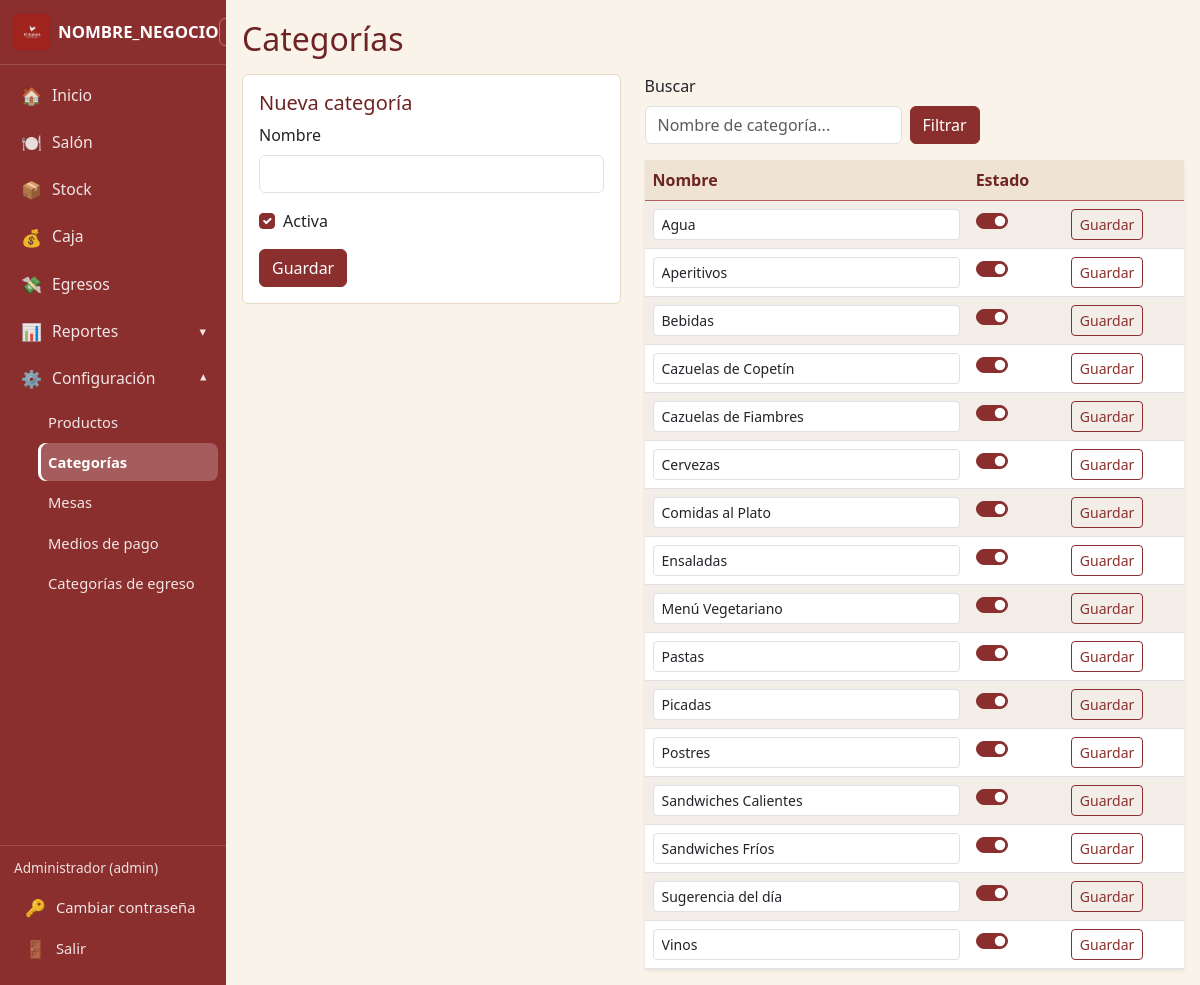
The app's page /DEPLOY_HOSTINGER/categorias/listar.php (signed in) with its own data.
### tables this page shows
CREATE TABLE IF NOT EXISTS categorias (
    id INT UNSIGNED AUTO_INCREMENT PRIMARY KEY,
    nombre VARCHAR(100) NOT NULL,
    activo TINYINT(1) NOT NULL DEFAULT 1
);

### DEPLOY_HOSTINGER/includes/functions.php (called while the page is built, shortened)
<?php
function h(?string $texto): string
{
    return htmlspecialchars($texto ?? '', ENT_QUOTES, 'UTF-8');
}

### DEPLOY_HOSTINGER/categorias/listar.php (the view, shortened to what this page needs)
<?php
require_once __DIR__ . '/../includes/functions.php';
$pdo = obtenerConexion();
$texto = trim($_GET['q'] ?? '');
if ($texto !== '') {
    $stmt = $pdo->prepare('SELECT * FROM categorias WHERE nombre LIKE ? ORDER BY nombre');
    $stmt->execute(['%' . $texto . '%']);
    $categorias = $stmt->fetchAll();
} else {
    $categorias = $pdo->query('SELECT * FROM categorias ORDER BY nombre')->fetchAll();
}
require __DIR__ . '/../includes/header.php';
?>
<h2 class="mb-3">Categorías</h2>
<div class="row">
  <div class="col-md-5 mb-4">
    <div class="card">
      <div class="card-body">
        <h5 class="card-title">Nueva categoría</h5>
        <form method="post" action="listar.php">
          <div class="mb-3">
            <label class="form-label">Nombre</label>
            <input type="text" name="nombre" class="form-control" required>
          </div>
          <div class="form-check mb-3">
            <input type="checkbox" name="activo" class="form-check-input" id="activoNueva" checked>
            <label class="form-check-label" for="activoNueva">Activa</label>
          </div>
          <button type="submit" class="btn btn-primary">Guardar</button>
        </form>
      </div>
    </div>
  </div>
  <div class="col-md-7">
    <form method="get" action="listar.php" class="row g-2 align-items-end mb-3">
      <div class="col-auto">
        <label class="form-label">Buscar</label>
        <input type="text" name="q" value="<?= h($texto) ?>" class="form-control" placeholder="Nombre de categoría...">
      </div>
      <div class="col-auto">
        <button type="submit" class="btn btn-primary">Filtrar</button>
      </div>
    </form>
    <table class="table table-striped bg-white shadow-sm">
      <thead><tr><th>Nombre</th><th>Estado</th><th></th></tr></thead>
      <tbody>
        <?php foreach ($categorias as $c): $formId = 'form_cat_' . (int)$c['id']; ?>
        <tr>
          <td>
            <input form="<?= $formId ?>" type="text" name="nombre" value="<?= h($c['nombre']) ?>" class="form-control form-control-sm">
          </td>
          <td>
            <div class="form-check form-switch">
              <input form="<?= $formId ?>" type="checkbox" name="activo" class="form-check-input" <?= $c['activo'] ? 'checked' : '' ?>>
            </div>
          </td>
          <td>
            <button type="submit" form="<?= $formId ?>" class="btn btn-sm btn-outline-primary">Guardar</button>
          </td>
        </tr>
        <?php endforeach; ?>
      </tbody>
    </table>
  </div>
</div>
<?php require __DIR__ . '/../includes/footer.php'; ?>

### DEPLOY_HOSTINGER/assets/css/style.css (style rules this page uses)
:root { --marca-principal: #8B2E2E; --marca-principal-oscuro: #6e2424; --marca-principal-claro: #b85c5c; --marca-crema: #FAF3E9; --marca-crema-oscuro: #EFE3D2; --marca-secundario: #7a6a58; --marca-secundario-oscuro: #5f5346; }
body { background-color: var(--marca-crema); font-size: 1rem; }
:root { --sidebar-width: 226px; --sidebar-width-collapsed: 64px; }
.btn-primary { background-color: var(--marca-principal); border-color: var(--marca-principal); }
.btn-outline-primary { color: var(--marca-principal); border-color: var(--marca-principal); }
.card-title, h2, h4, h5.card-title { color: var(--marca-principal-oscuro); }
.card { border-color: #e6d9c8; }
.table thead th { background-color: var(--marca-crema-oscuro); color: var(--marca-principal-oscuro); border-bottom-color: var(--marca-principal-claro); }
.table-striped > tbody > tr:nth-of-type(odd) > * { background-color: #fffaf3; }
.form-check-input:checked { background-color: var(--marca-principal); border-color: var(--marca-principal); }

### records on screen
categorias: nombre "Agua", activo "☑"
categorias: nombre "Aperitivos", activo "☑"
categorias: nombre "Bebidas", activo "☑"
categorias: nombre "Cazuelas de Copetín", activo "☑"
categorias: nombre "Cazuelas de Fiambres", activo "☑"
categorias: nombre "Cervezas", activo "☑"
categorias: nombre "Comidas al Plato", activo "☑"
categorias: nombre "Ensaladas", activo "☑"
categorias: nombre "Menú Vegetariano", activo "☑"
categorias: nombre "Pastas", activo "☑"
categorias: nombre "Picadas", activo "☑"
categorias: nombre "Postres", activo "☑"
categorias: nombre "Sandwiches Calientes", activo "☑"
categorias: nombre "Sandwiches Fríos", activo "☑"
categorias: nombre "Sugerencia del día", activo "☑"
categorias: nombre "Vinos", activo "☑"

### other values on screen
NOMBRE_NEGOCIO "NOMBRE_NEGOCIO"
$_SESSION['usuario_nombre'] "Administrador"
$_SESSION['usuario_rol'] "admin"
